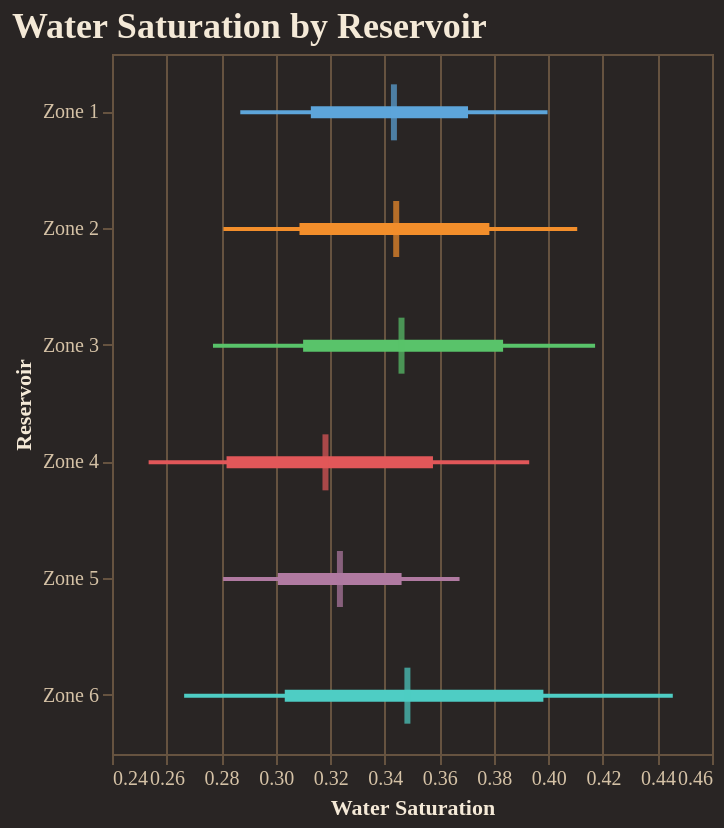

Notebook source saved alongside this figure:
### Code cell
fig = reporter.plotter.forest_plot(
    "Water Saturation", 
    backend=PLOTTING_BACKEND
)
fig.show()

### Figure 1 — Vega-Lite specification as saved in the notebook (floating-point values rounded to 4 significant figures)
{"config": {"background": "#292524", "view": {"fill": "#292524", "stroke": "#665340"}, "title": {"color": "#f4e9d7", "font": "Merriweather", "fontSize": 18, "fontWeight": 600, "subtitleColor": "#d5c2a6", "anchor": "start"}, "axis": {"domainColor": "#665340", "gridColor": "#665340", "tickColor": "#665340", "labelColor": "#d5c2a6", "titleColor": "#f4e9d7", "labelFont": "Merriweather", "titleFont": "Merriweather"}, "legend": {"titleColor": "#f4e9d7", "labelColor": "#d5c2a6", "labelFont": "Merriweather", "titleFont": "Merriweather", "orient": "top-right", "symbolType": "circle"}, "header": {"labelColor": "#d5c2a6", "titleColor": "#f4e9d7", "labelFont": "Merriweather", "titleFont": "Merriweather"}, "mark": {"color": "#c78d3b"}, "line": {"color": "#c78d3b"}, "bar": {"color": "#c78d3b"}, "point": {"color": "#ddb06d"}, "area": {"color": "#c78d3b", "opacity": 0.35}, "text": {"color": "#f4e9d7", "font": "Merriweather"}, "range": {"category": ["#5DA5DA", "#F28E2B", "#59C36A", "#E15759", "#B07AA1", "#4ECDC4", "#FF9DA7", "#EDC948"]}}, "layer": [{"mark": {"type": "rule", "strokeWidth": 2}, "encoding": {"color": {"field": "group", "legend": null, "type": "nominal"}, "x": {"field": "p10", "scale": {"zero": false}, "title": "Water Saturation", "type": "quantitative"}, "x2": {"field": "p90"}, "y": {"field": "group", "sort": ["Zone 1", "Zone 2", "Zone 3", "Zone 4", "Zone 5", "Zone 6"], "title": "Reservoir", "type": "nominal"}}}, {"mark": {"type": "rule", "strokeWidth": 6}, "encoding": {"color": {"field": "group", "legend": null, "type": "nominal"}, "x": {"field": "p25", "scale": {"zero": false}, "title": "Water Saturation", "type": "quantitative"}, "x2": {"field": "p75"}, "y": {"field": "group", "sort": ["Zone 1", "Zone 2", "Zone 3", "Zone 4", "Zone 5", "Zone 6"], "title": "Reservoir", "type": "nominal"}}}, {"mark": {"type": "tick", "color": "black", "size": 28, "thickness": 3}, "encoding": {"color": {"field": "group", "legend": null, "type": "nominal"}, "tooltip": [{"field": "group", "title": "Group", "type": "nominal"}, {"field": "p10", "title": "P10", "type": "quantitative"}, {"field": "p25", "title": "P25", "type": "quantitative"}, {"field": "median", "title": "Median", "type": "quantitative"}, {"field": "p75", "title": "P75", "type": "quantitative"}, {"field": "p90", "title": "P90", "type": "quantitative"}], "x": {"field": "median", "scale": {"zero": false}, "title": "Water Saturation", "type": "quantitative"}, "y": {"field": "group", "sort": ["Zone 1", "Zone 2", "Zone 3", "Zone 4", "Zone 5", "Zone 6"], "title": "Reservoir", "type": "nominal"}}}], "data": {"name": "data-6609d80378b9372cd29321a03f3c0a52"}, "height": 350, "title": "Water Saturation by Reservoir", "width": "container", "$schema": "https://vega.github.io/schema/vega-lite/v5.20.1.json", "datasets": {"data-6609d80378b9372cd29321a03f3c0a52": [{"group": "Zone 1", "p10": 0.287, "p25": 0.3129, "median": 0.3434, "p75": 0.3705, "p90": 0.3997}, {"group": "Zone 2", "p10": 0.2809, "p25": 0.3087, "median": 0.3442, "p75": 0.3784, "p90": 0.4106}, {"group": "Zone 3", "p10": 0.277, "p25": 0.3101, "median": 0.3462, "p75": 0.3834, "p90": 0.4171}, {"group": "Zone 4", "p10": 0.2534, "p25": 0.282, "median": 0.3183, "p75": 0.3577, "p90": 0.393}, {"group": "Zone 5", "p10": 0.2807, "p25": 0.3008, "median": 0.3236, "p75": 0.3462, "p90": 0.3674}, {"group": "Zone 6", "p10": 0.2664, "p25": 0.3033, "median": 0.3483, "p75": 0.3982, "p90": 0.4456}]}}
